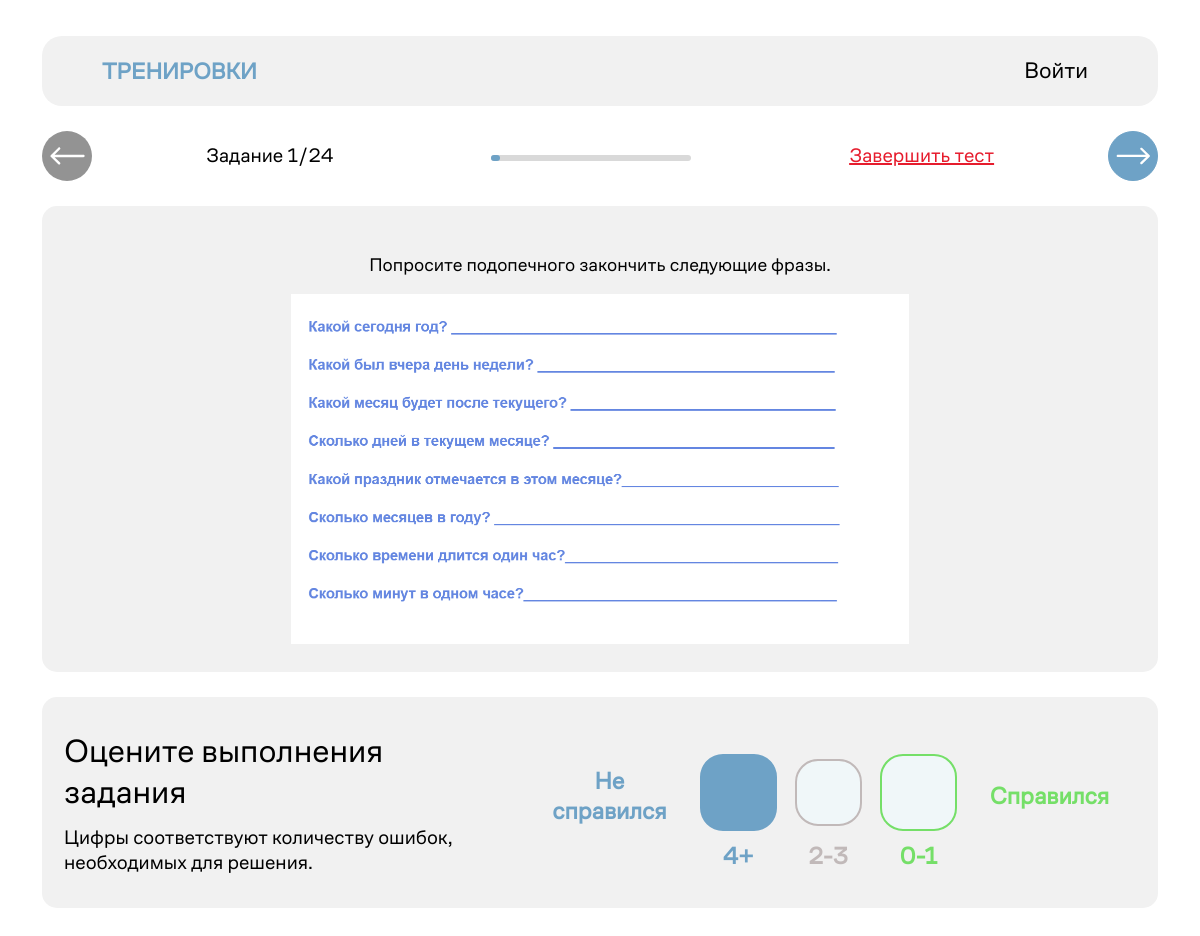
Page /test/ on the committed database.
### Main/models.py (models this page shows, shortened)
class TaskTest(models.Model): # Для нахождения тасков каждого типа + Распределение по сложности для каждого типа
    test = models.ForeignKey(Test, on_delete=models.CASCADE)
    task = models.ForeignKey(Task, on_delete=models.CASCADE)
    result = models.FloatField(default=0)
    number = models.IntegerField(default=0)

class Task(models.Model): #Банк заданий
    type = models.CharField(max_length=30) # Тип задания: memory, attention,
    difficulty = models.IntegerField() # Сложность от 1 до 3
    question = models.CharField(max_length=500) # Формулировка вопроса
    test_question = models.CharField(max_length=126, default=question)
    url = models.URLField() # Ссылка на изображения
    path = models.CharField(max_length=500, blank=True)
    mark = models.CharField(max_length=255, blank=True)
    mark_incorrect = models.CharField(max_length=30, blank=True)
    mark_neutral = models.CharField(max_length=30, blank=True)
    mark_correct = models.CharField(max_length=30, blank=True)

### Main/views.py (the view, shortened to what this page needs)
# urls.py: path('test/', views.test, name='test'),
def test(request):
    user = request.user
    if not user.is_authenticated:
        tasks = get_first_test()
    else:
        if get_completion_status(user):
            return redirect('/')
        tasks = get_today_tasks(user)
    return render(request, 'test.html', {'test': tasks})

### Main/functions/test_functions.py (called while the page is built)
def get_first_test():
    user = User.objects.get(username='Anon')
    test = Test.objects.get(user=user)
    tasks = TaskTest.objects.all().filter(test=test).order_by('number')
    return tasks

### templates/test.html (shortened to what this page needs)
{% load static %}
<!DOCTYPE html>
<html lang="ru">
<head>
    <link rel="stylesheet" href="{% static "/styles/base.css" %}" type="text/css">
    <link rel="stylesheet" href="{% static "/styles/test.css" %}" type="text/css">
    <link rel="stylesheet" href="{% static "/styles/nav.css" %}" type="text/css">
</head>
    <body>
    <main>
        <div class="test">
            <form method="post" id="test">
            {% include 'nav.html' %}
            <div class="nav-test">
                <button class="selector previous is-valid" id="btn-previous" onclick="PreviousTask()" type="button"></button>
                <ul>
                    <li><span class="exercises">Задание <span class="curr-task" id="curr-task">1</span>/{{ test.count }}</span></li>
                    <li>
                        <progress id="completion" max="100" value="0"></progress>
                    </li>
                    <li><a class="exit" onclick="ShowAlert()">Завершить тест</a></li>
                </ul>
                <button class="selector next is-valid" id="btn-next" onclick="NextTask()" type="button"></button>
            </div>
            {% for task in test %}
            <div id="{{ task.number }}" class="block-hidden">
                <div class="description">
                    <h3>{{ task.task.question }}</h3>
                    <img alt="exercise" src="{% static task.task.path %}" />
                </div>
                <div class="rating">
                    <div class="note">
                        <h3>Оцените выполнения задания</h3>
                        <p>{{ task.task.mark }}</p>
                    </div>
                    <div class="mark">
                        <p class="incorrect-label">Не справился</p>
                        <div class="incorrect">
                            <input checked type="radio" value="0" id="1-answer" name="answer{{ task.number }}" class="radio incorrect"/>
                            <label for="1-answer">{{ task.task.mark_incorrect }}</label>
                        </div>
                        <div class="neutral">
                            <input type="radio" value="0.5" id="2-answer" name="answer{{ task.number }}" class="radio neutral"/>
                            <label for="2-answer">{{ task.task.mark_neutral }}</label>
                        </div>
                        <div class="correct">
                            <input type="radio" value='1' id="3-answer" name="answer{{ task.number }}" class="radio correct"/>
                            <label for="3-answer">{{ task.task.mark_correct }}</label>
                        </div>
                        <p class="correct-label">Справился</p>
                    </div>
                </div>
            </div>
            {% endfor %}
        </form>
        </div>
    </main>
    </body>
</html>

### templates/nav.html (shortened to what this page needs)
{% load static %}
        {% if request.user.is_authenticated %}
            <nav>
                <h2><a href="/">ТРЕНИРОВКИ</a></h2>
                <ul id="profile">
                    <li onclick="OpenSettings()"><a href="#">{{ request.user.first_name }}</a>
                    </li>
                </ul>
            </nav>
            <div id="settings">
                <ul>
                    <li class="setting">
                        <a href="/password_change">
                            <img class="icon" alt="settings" src="{% static '/images/settings.png' %}"/>Изменить пароль
                        </a>
                    </li>
                    <li class="setting">
                        <a href="/logout">
                            <img class="icon" alt="settings" src="{% static '/images/exit.png' %}"/>Выйти
                        </a>
                    </li>
                </ul>
            </div>
        {% else %}
            <nav>
                <h2><a href="/">ТРЕНИРОВКИ</a></h2>
                <ul>
                    <li><a href="/auth">Войти</a></li>
                </ul>
            </nav>
        {% endif %}

### Main/static/styles/base.css (style rules this page uses)
body { --font-color: black; --font-color-hero: white; --font-color-hero-secondary: #6EA2C6; --font-color-secondary: #6EA2C6; --background-block: #EEF7FE; --background-blue: #5EB6F2; --body-color: #FCFCFC; --nav-color: #f1f1f1; --red-req: #e61c2d; --label-black: #586166; --placeholder: #8D9396; --day-incomplete: #D9D9D9; --green-corect: #75DF68; --neutral-gray: #C1B9B9; --input-back: #F0F7F9; --stats-memory: #76C6D8; --stats-mind: #00d1ff; --stats-attention: #7795ac; --stats-speech: #597081; }

### Main/static/styles/test.css (style rules this page uses)
html { height: 100%; width: 100%; }
body { font-family: "CoFo Sans", "Arial", sans-serif; margin: 0; background-color: white; display: flex; flex-direction: column; align-items: center; }
main { width: 100%; height: 100%; display: flex; justify-content: center; }
.test { margin: 0 42px 46px 42px; display: flex; flex-direction: column; width: 100%; }
.nav-test { margin: 25px 0 25px 0; width: 100%; display: flex; align-items: center; justify-content: space-between; font-size: 20px; }
.nav-test ul { flex-grow: 1; list-style-type: none; display: flex; flex-wrap: wrap; counter-reset: num; justify-content: space-around; padding: 0; margin: 0; }
.nav-test li { margin: 0 10px 0 10px; }
.nav-test a.exit { cursor: pointer; color: var(--red-req); text-decoration: underline; }
.nav-test a { color: var(--neutral-gray); text-decoration: none; }
.description, .rating { background-color: var(--nav-color); display: flex; flex-grow: 1; border-radius: 15px; }
.description { padding: 28px 21px 28px 21px; margin-bottom: 25px; justify-content: center; flex-direction: column; align-items: center; }
.description h3 { font-weight: normal; }
.description img { height: 350px; width: auto; max-width: 80%; }
.rating { justify-content: space-between; }
.note { padding: 33px 42px 33px 22px; }
.note h3 { font-size: 33px; font-weight: normal; margin: 0 0 13px 0; }
.note p { margin: 0; font-size: 20px; display: inline-block; }
.mark { display: flex; align-items: center; justify-content: space-between; text-align: center; font-weight: bold; font-size: 24px; padding: 43px 49px 23px 0; }
.mark div { display: flex; flex-direction: column; }
.mark input { margin: 0; appearance: none; }
.incorrect-label { color: var(--font-color-secondary); margin: 0 33px 33px 0; }
.incorrect { color: var(--font-color-secondary) }
.incorrect .radio { width: 77px; height: 77px; border-color: var(--font-color-secondary); margin: 0 0 10px 0; }
.incorrect .radio:checked { border-width: 38px; background-color: var(--font-color-secondary); }
.neutral { color: var(--neutral-gray); }
.neutral .radio { width: 67px; height: 67px; border-color: var(--neutral-gray); margin: 5px 18px 15px 18px; }
.correct { color: var(--green-corect); }
.correct .radio { width: 77px; height: 77px; border-color: var(--green-corect); margin: 0 0 10px 0; }
.correct-label { margin: 0 0 33px 33px; color: var(--green-corect); }
.radio { cursor: pointer; appearance: none; border: 2px solid; border-radius: 23px; background-color: var(--input-back); transition: 0.2s ease-in all; }
button.selector { width: 50px; height: 50px; border-radius: 50%; background: var(--font-color-secondary); user-select: none; transition: 0.3s ease all; border: var(--font-color-secondary) 1px solid; flex-shrink: 0; }
button.previous { background-image: url('../images/previous-arrow.svg'); background-repeat: no-repeat; background-position: center; color: white; background-size: 70%; margin: 0 35px 0 0; }
button.next { background-image: url('../images/next-arrow.svg'); background-repeat: no-repeat; background-position: center; background-size: 70%; margin: 0 0 0 35px; }
button.is-invalid { background-color: #939393; border: none; cursor: default; }
progress { height: 6px; border-radius: 5px; margin-bottom: 5px; }

### Main/static/styles/nav.css (style rules this page uses)
nav { display: flex; justify-content: space-between; margin: 36px 0 0 0; color: var(--font-color); border-radius: 20px; padding: 0 20px 0 20px; background-color: var(--nav-color); }
nav ul { list-style: none; display: flex; align-items: center; justify-content: center; padding: 0 10px 0 0; margin: 0; z-index: 4; }
nav h2 a { color: var(--font-color-secondary); font-weight: bold; }
nav a { color: black; text-decoration: none; font-size: 23px; border-radius: 25px; padding: 10px 40px 10px 40px; }

### rows in the picture
TaskTest: task.question "Попросите подопечного закончить следующие фразы.", task.path (picture), task.mark "Цифры соответствуют количеству ошибок, необходимых для решения.", task.mark_incorrect "4+", task.mark_neutral "2-3", task.mark_correct "0-1"

### other values in the picture
{{ test.count }} "24"
